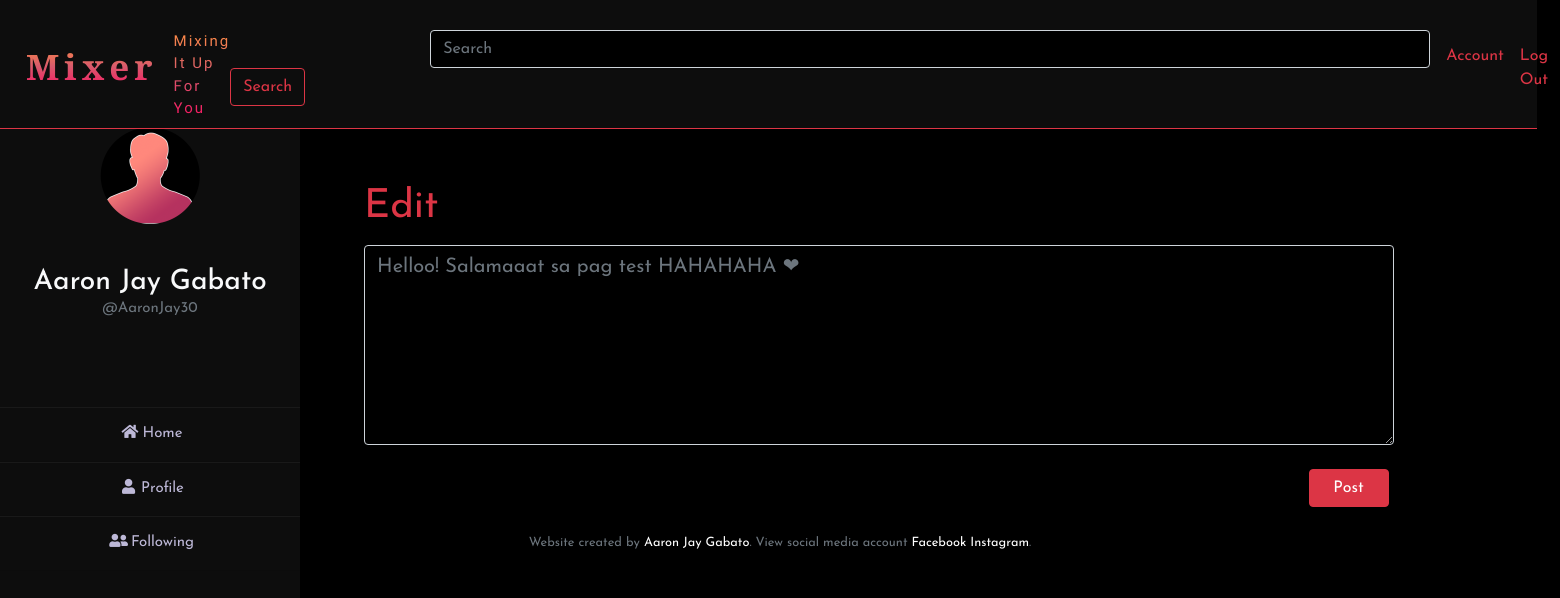
Screenshot of /edit/1 (signed in) with the database file from the repository.
### tables this page shows
CREATE TABLE users (id INTEGER, 
    username TEXT NOT NULL, 
    password TEXT NOT NULL, 
    firstName TEXT NOT NULL, 
    lastName TEXT NOT NULL, gender TEXT, profile INTEGER, 'full_name' text, 
    PRIMARY KEY(id));

CREATE TABLE 'post' (
    id INTEGER,
    user_id INTEGER,
    name TEXT NOT NULL,
    content TEXT NOT NULL,
    time TEXT NOT NULL, 
    date TEXT NOT NULL, profile INTEGER, 'action' text, 'react_count' INTEGER NOT NULL DEFAULT 0, 'comment_count' INTEGER NOT NULL DEFAULT 0,
    PRIMARY KEY (id)
);

### app.py (the view)
@app.route("/edit/<int:id>", methods=["GET","POST"])
@login_required
def edit(id):
    users = db.execute("SELECT * from users WHERE id = ?", session["user_id"])
    post = db.execute("SELECT * FROM post WHERE id=? ORDER BY date DESC, time DESC", id)
    if request.method == "POST":
        content = (str(request.form.get("content")))
        action = "Edited"
        now = datetime.now(tz=pytz.UTC)
        Manila = now.astimezone(pytz.timezone('Asia/Manila'))
        date = Manila.strftime("%x")
        time = Manila.strftime("%X")
        db.execute("UPDATE post SET content = ?, time = ?, date = ?, action = ? WHERE id = ?", content,time,date,action,id)
        flash("Successfully Edited")
        return redirect("/profile")
    else:
        return render_template("edit.html", user=users, post=post, id=id)

### app.py (called while the page is built)
@app.after_request
def after_request(response):
    response.headers["Cache-Control"] = "no-cache, no-store, must-revalidate"
    response.headers["Expires"] = 0
    response.headers["Pragma"] = "no-cache"
    return response

### helpers.py (called while the page is built)
def login_required(f):
    @wraps(f)
    def decorated_function(*args, **kwargs):
        if session.get("user_id") is None:
            return redirect("/login")
        return f(*args, **kwargs)
    return decorated_function

### templates/edit.html (shortened to what this page needs)
{% extends "layout.html" %}
{% block image %}
    {% for users in user %}
        <img src="/static/avatar/{{ users.profile }}.png" style="width: 100px; margin-left: 100px; margin-bottom: 40px;">
    {% endfor %}
{% endblock %}
{% block name %}
    {% for users in user %}
        {{ users.firstName }} {{ users.lastName }}
        <br>
        <div class="small text-center text-muted" style="font-size: 15px;">@{{users.username}}</div>
        <br>
    {% endfor %}
{% endblock %}
{% block search %}
    <form class="form-inline my-2 my-lg-0" action="/search" method="post">
        <input autocomplete="off" class="form-control mr-sm-2 text-danger" name="search" type="search" placeholder="Search" aria-label="Search" style="width: 1000px; margin-left: 200px;">
        <button class="btn btn-outline-danger my-2 my-sm-0" type="submit">Search</button>
    </form>
{% endblock %}
{% block page %}
    {% for posts in post %}
        <form action="/edit/{{ id }}" method="post">
        <div class="form-group">
            <label for="post" class="text-danger" style="font-size: 40px;">Edit</label>
            <textarea class="form-control text-light" id="post" placeholder="{{ posts.content }}" autofocus name="content" style="width: 1030px; height: 200px; font-size: 20px;"></textarea>
            <br>
            <button class="register btn btn-danger" type="submit" style="float: right; width: 80px; text-align: center;">Post</button>
        </div>
    </form>
    {% endfor %}
{% endblock %}
{% block footer %}
    Website created by <a href="http://aaronjay.ml">Aaron Jay Gabato</a>. View social media account <a href="https://www.facebook.com/gabato.aaron30">Facebook</a> <a href="https://www.instagram.com/aaaaarondalla/">Instagram</a>.
{% endblock %}

### static/styles.css (style rules this page uses)
label { display: inline-block; width: 100px; text-align: left; }
.register { display: inline-block; margin-right: 19.5px; text-align: left; }
.form-control:valid { background-color: black!important; }
a { color: white; }
.dark { background: black; }
* { margin: 0; padding: 0; list-style: none; text-decoration: none; font-family: 'Josefin Sans', sans-serif; }

### rows the page displays
users: firstName "Aaron Jay", lastName "Gabato", username "AaronJay30"
post: content "Helloo! Salamaaat sa pag test HAHAHAHA ❤"
